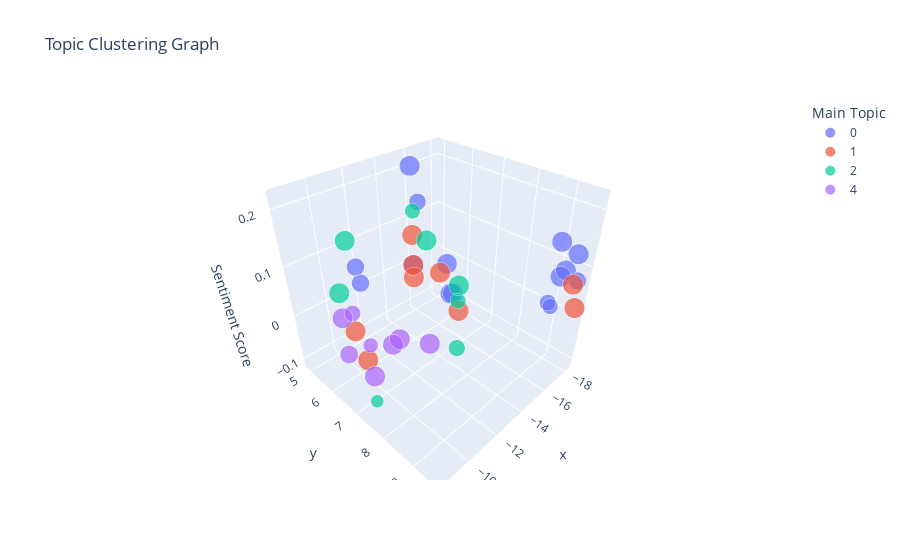

Notebook cell for this chart:
### Markdown cell above
This generates a 3D clustering graph where the x and y-axis represent each article in the topic space, and the z-axis shows the sentiment value for each article. The 2D xy-plane is exactly the same as the 2D graph generated above, but we add a 3rd dimension in the form of sentiment to show how article clusters differ by their sentiment value as well as their topics. Colored by main topic.

### Code cell
visualize_topic_cluster_tsne_3d(lda_model, df)

### Figure 1 — Plotly figure (JSON) as saved in the notebook; plotly's stock layout.template omitted (floating-point values rounded to 4 significant figures)
{"data": [{"customdata": [[39, [["democratic", "president", "phillip", "campaign", "people", "group", "run", "voter", "support", "party"]], "www.foxnews.com", "Neutral Positive", "0"], [37, [["democratic", "president", "phillip", "campaign", "people", "group", "run", "voter", "support", "party"]], "www.usatoday.com", "Neutral Positive", "0"], [36, [["democratic", "president", "phillip", "campaign", "people", "group", "run", "voter", "support", "party"]], "www.washingtonpost.com", "Neutral", "0"], [35, [["democratic", "president", "phillip", "campaign", "people", "group", "run", "voter", "support", "party"]], "www.foxnews.com", "Neutral Negative", "0"], [34, [["democratic", "president", "phillip", "campaign", "people", "group", "run", "voter", "support", "party"]], "www.cnn.com", "Neutral Positive", "0"], [5, [["democratic", "president", "phillip", "campaign", "people", "group", "run", "voter", "support", "party"]], "www.nation.com.pk", "Neutral Positive", "0"], [32, [["democratic", "president", "phillip", "campaign", "people", "group", "run", "voter", "support", "party"]], "www.reuters.com", "Neutral Negative", "0"], [31, [["democratic", "president", "phillip", "campaign", "people", "group", "run", "voter", "support", "party"]], "www.startribune.com", "Positive", "0"], [29, [["democratic", "president", "phillip", "campaign", "people", "group", "run", "voter", "support", "party"]], "www.washingtonpost.com", "Positive", "0"], [27, [["democratic", "president", "phillip", "campaign", "people", "group", "run", "voter", "support", "party"]], "www.foxnews.com", "Neutral Negative", "0"], [26, [["democratic", "president", "phillip", "campaign", "people", "group", "run", "voter", "support", "party"]], "www.nbcnews.com", "Neutral", "0"], [23, [["democratic", "president", "phillip", "campaign", "people", "group", "run", "voter", "support", "party"]], "www.usatoday.com", "Positive", "0"], [38, [["democratic", "president", "phillip", "campaign", "people", "group", "run", "voter", "support", "party"]], "www.reuters.com", "Negative", "0"], [14, [["democratic", "president", "phillip", "campaign", "people", "group", "run", "voter", "support", "party"]], "www.newsnationnow.com", "Positive", "0"], [17, [["democratic", "president", "phillip", "campaign", "people", "group", "run", "voter", "support", "party"]], "www.politico.com", "Positive", "0"]], "hovertemplate": "ID: %{customdata[0]}<br>Associated Words: %{customdata[1]}<br>Address: %{customdata[2]}<br>Sentiment Label: %{customdata[3]}<br>Main Topic: %{customdata[4]}", "legendgroup": "0", "marker": {"color": "#636efa", "size": [0.9975, 0.7277, 0.9989, 0.6487, 0.9986, 0.7565, 0.9946, 0.9959, 0.9989, 0.5767, 0.9545, 0.9926, 0.9966, 0.6767, 0.7606], "sizemode": "area", "sizeref": 0.002498, "symbol": "circle"}, "mode": "markers", "name": "0", "scene": "scene", "showlegend": true, "type": "scatter3d", "x": [-18.26, -17.85, -13.77, -17.92, -17.59, -9.831, -14.59, -17.67, -17.69, -18.1, -15.9, -16.06, -16.07, -15.89, -9.965], "y": [9.166, 9.593, 7.511, 8.929, 9.223, 6.516, 7.071, 9.087, 9.525, 8.966, 6.339, 4.902, 4.905, 5.255, 6.298], "z": [0.08, 0.08, 0.05, 0.01, 0.08, 0.1, 0.02, 0.14, 0.13, 0, 0.04, 0.2, -0.01, 0.14, 0.12]}, {"customdata": [[18, [["hunter", "president", "investigation", "charge", "family", "gun", "son", "evidence", "political", "document"]], "www.cnn.com", "Neutral", "1"], [0, [["hunter", "president", "investigation", "charge", "family", "gun", "son", "evidence", "political", "document"]], "www.foxnews.com", "Neutral", "1"], [19, [["hunter", "president", "investigation", "charge", "family", "gun", "son", "evidence", "political", "document"]], "www.washingtonexaminer.com", "Negative", "1"], [1, [["hunter", "president", "investigation", "charge", "family", "gun", "son", "evidence", "political", "document"]], "www.foxnews.com", "Neutral", "1"], [3, [["hunter", "president", "investigation", "charge", "family", "gun", "son", "evidence", "political", "document"]], "apnews.com", "Neutral Negative", "1"], [4, [["hunter", "president", "investigation", "charge", "family", "gun", "son", "evidence", "political", "document"]], "www.nation.com.pk", "Negative", "1"], [7, [["hunter", "president", "investigation", "charge", "family", "gun", "son", "evidence", "political", "document"]], "www.cnn.com", "Negative", "1"], [8, [["hunter", "president", "investigation", "charge", "family", "gun", "son", "evidence", "political", "document"]], "abcnews.go.com", "Neutral Negative", "1"], [9, [["hunter", "president", "investigation", "charge", "family", "gun", "son", "evidence", "political", "document"]], "apnews.com", "Neutral", "1"]], "hovertemplate": "ID: %{customdata[0]}<br>Associated Words: %{customdata[1]}<br>Address: %{customdata[2]}<br>Sentiment Label: %{customdata[3]}<br>Main Topic: %{customdata[4]}", "legendgroup": "1", "marker": {"color": "#EF553B", "size": [0.9989, 0.9977, 0.9988, 0.9982, 0.9984, 0.9949, 0.9983, 0.9965, 0.9949], "sizemode": "area", "sizeref": 0.002498, "symbol": "circle"}, "mode": "markers", "name": "1", "scene": "scene", "showlegend": true, "type": "scatter3d", "x": [-16.07, -13.21, -9.772, -18.26, -18.14, -16.07, -16.06, -15.97, -8.783], "y": [4.905, 7.941, 6.499, 9.413, 9.596, 4.907, 4.903, 6.051, 6.856], "z": [0.06, 0.04, -0.06, 0.06, 0.02, -0.04, -0.01, 0.01, 0.04]}, {"customdata": [[2, [["primary", "state", "hunter", "write", "party", "nation", "vote", "candidate", "democratic", "ballot"]], "www.foxnews.com", "Negative", "2"], [33, [["primary", "state", "hunter", "write", "party", "nation", "vote", "candidate", "democratic", "ballot"]], "apnews.com", "Neutral", "2"], [6, [["primary", "state", "hunter", "write", "party", "nation", "vote", "candidate", "democratic", "ballot"]], "www.nation.com.pk", "Negative", "2"], [30, [["primary", "state", "hunter", "write", "party", "nation", "vote", "candidate", "democratic", "ballot"]], "www.wmur.com", "Positive", "2"], [28, [["primary", "state", "hunter", "write", "party", "nation", "vote", "candidate", "democratic", "ballot"]], "abcnews.go.com", "Neutral Positive", "2"], [25, [["primary", "state", "hunter", "write", "party", "nation", "vote", "candidate", "democratic", "ballot"]], "www.politico.com", "Positive", "2"], [24, [["primary", "state", "hunter", "write", "party", "nation", "vote", "candidate", "democratic", "ballot"]], "apnews.com", "Positive", "2"], [16, [["primary", "state", "hunter", "write", "party", "nation", "vote", "candidate", "democratic", "ballot"]], "www.thenation.com", "Neutral Positive", "2"]], "hovertemplate": "ID: %{customdata[0]}<br>Associated Words: %{customdata[1]}<br>Address: %{customdata[2]}<br>Sentiment Label: %{customdata[3]}<br>Main Topic: %{customdata[4]}", "legendgroup": "2", "marker": {"color": "#00cc96", "size": [0.6587, 0.6058, 0.3923, 0.5677, 0.9977, 0.9868, 0.9984, 0.9991], "sizemode": "area", "sizeref": 0.002498, "symbol": "circle"}, "mode": "markers", "name": "2", "scene": "scene", "showlegend": true, "type": "scatter3d", "x": [-13.19, -13.19, -9.125, -11.57, -13.19, -8.424, -12.12, -8.691], "y": [7.94, 7.929, 7.144, 7.361, 7.941, 7.181, 7.462, 6.498], "z": [-0.04, 0.06, -0.11, 0.22, 0.09, 0.21, 0.17, 0.1]}, {"customdata": [[10, [["office", "hunter", "information", "source", "foreign", "family", "attorney", "investigation", "relate", "letter"]], "nypost.com", "Neutral", "4"], [11, [["office", "hunter", "information", "source", "foreign", "family", "attorney", "investigation", "relate", "letter"]], "www.foxnews.com", "Negative", "4"], [22, [["office", "hunter", "information", "source", "foreign", "family", "attorney", "investigation", "relate", "letter"]], "www.washingtontimes.com", "Neutral Positive", "4"], [21, [["office", "hunter", "information", "source", "foreign", "family", "attorney", "investigation", "relate", "letter"]], "thefederalist.com", "Neutral Negative", "4"], [20, [["office", "hunter", "information", "source", "foreign", "family", "attorney", "investigation", "relate", "letter"]], "www.dailymail.co.uk", "Negative", "4"], [12, [["office", "hunter", "information", "source", "foreign", "family", "attorney", "investigation", "relate", "letter"]], "www.grassley.senate.gov", "Neutral Negative", "4"], [13, [["office", "hunter", "information", "source", "foreign", "family", "attorney", "investigation", "relate", "letter"]], "wjla.com", "Negative", "4"], [15, [["office", "hunter", "information", "source", "foreign", "family", "attorney", "investigation", "relate", "letter"]], "nypost.com", "Neutral Positive", "4"]], "hovertemplate": "ID: %{customdata[0]}<br>Associated Words: %{customdata[1]}<br>Address: %{customdata[2]}<br>Sentiment Label: %{customdata[3]}<br>Main Topic: %{customdata[4]}", "legendgroup": "4", "marker": {"color": "#ab63fa", "size": [0.5205, 0.999, 0.6227, 0.9988, 0.9978, 0.9958, 0.7808, 0.998], "sizemode": "area", "sizeref": 0.002498, "symbol": "circle"}, "mode": "markers", "name": "4", "scene": "scene", "showlegend": true, "type": "scatter3d", "x": [-8.868, -12.21, -8.439, -10.02, -8.802, -10.71, -8.664, -8.346], "y": [7.317, 7.476, 7.099, 7.38, 7.39, 7.219, 6.545, 6.765], "z": [0.03, -0.03, 0.09, 0.01, -0.03, 0, -0.02, 0.07]}], "layout": {"legend": {"itemsizing": "constant", "title": {"text": "Main Topic"}, "tracegroupgap": 0}, "scene": {"domain": {"x": [0, 1], "y": [0, 1]}, "xaxis": {"title": {"text": "x"}}, "yaxis": {"title": {"text": "y"}}, "zaxis": {"title": {"text": "Sentiment Score"}}}, "title": {"text": "Topic Clustering Graph"}}}
